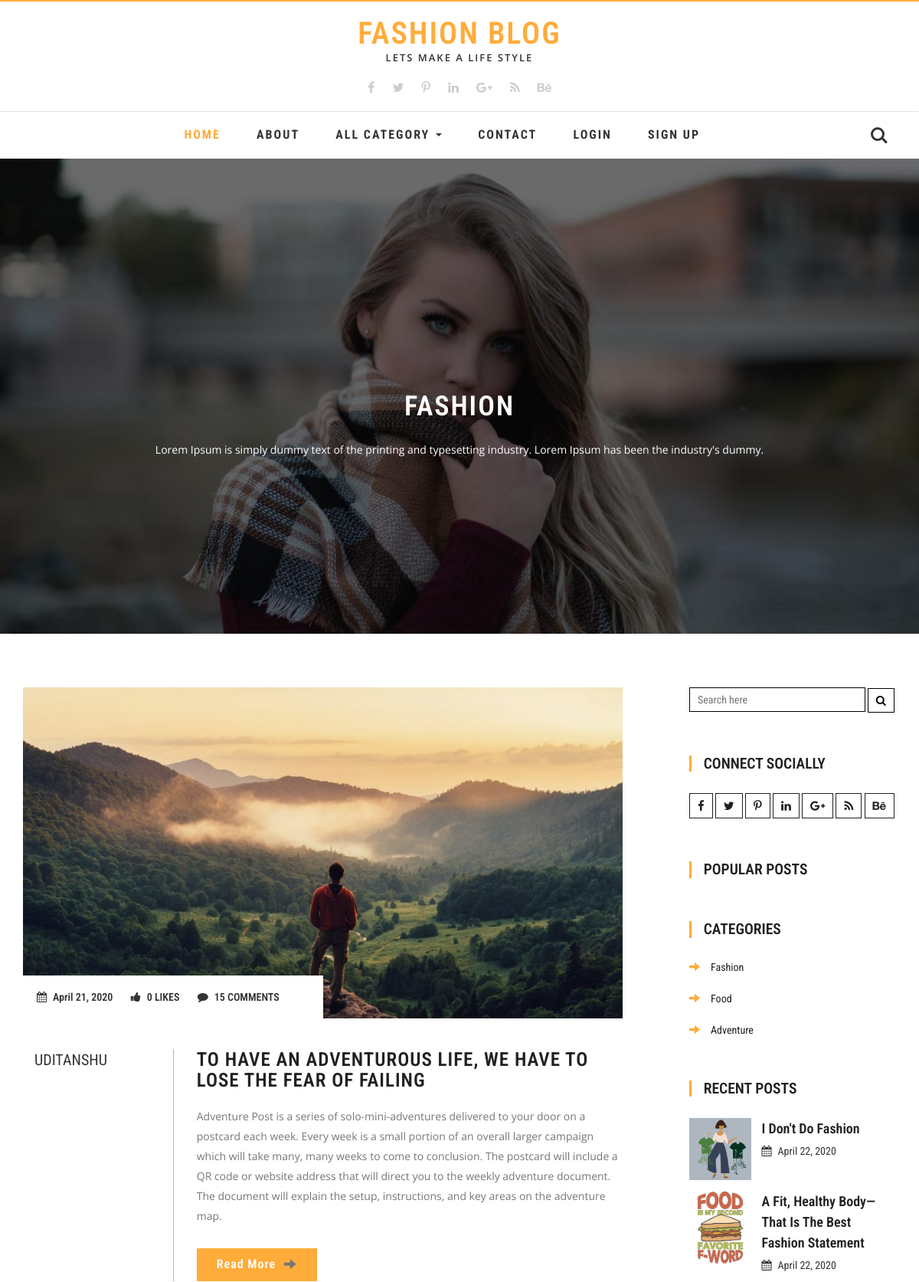
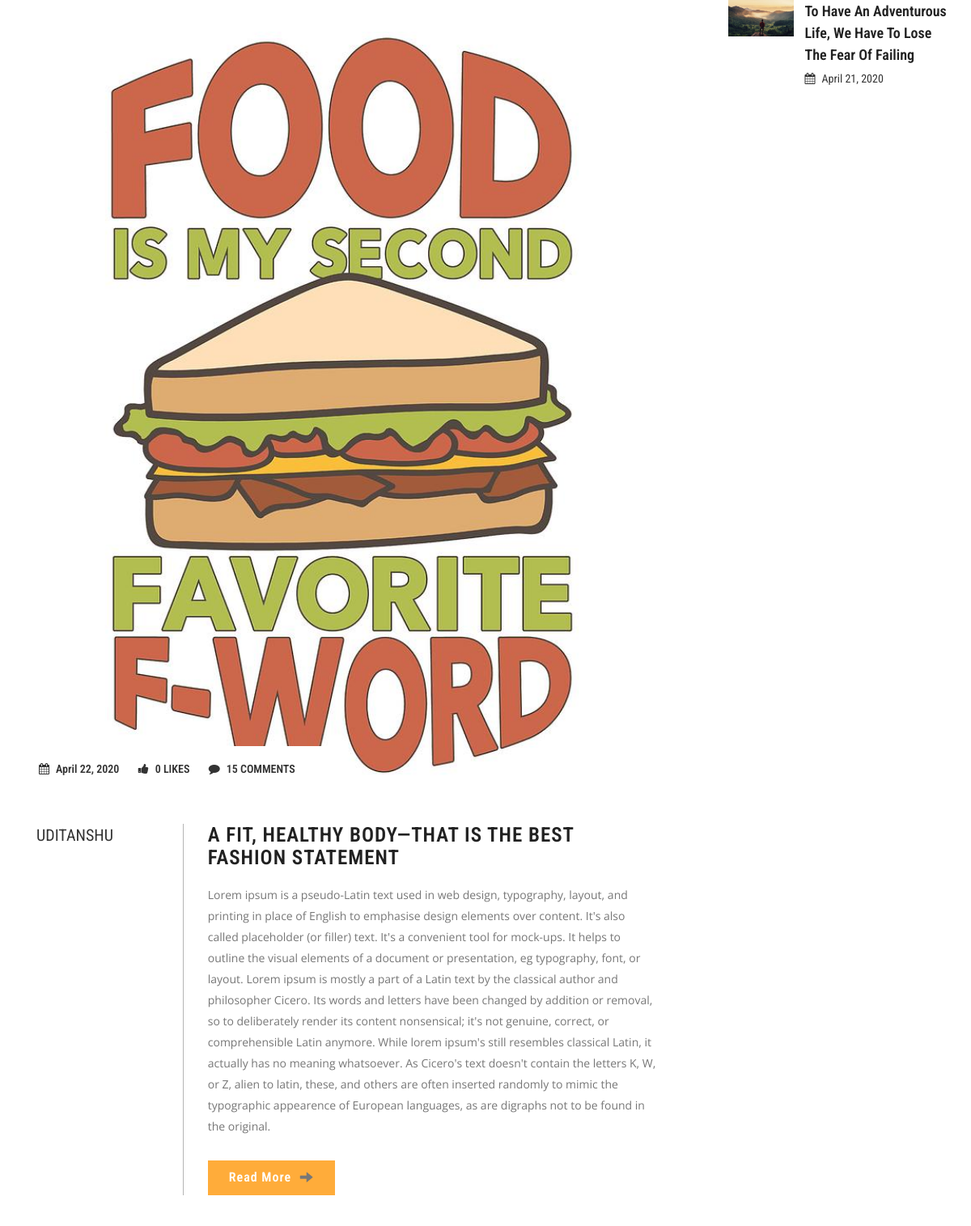
The page / (upper part) on the database its author committed (2 pictures, top to bottom).
### Blog/models.py (models this page shows, shortened)
class Post(models.Model):
    cat = models.ForeignKey(Category,on_delete=models.CASCADE,null=True)
    usr = models.ForeignKey(User,on_delete=models.CASCADE,null=True)
    title = models.CharField(max_length=200,null=True)
    image = models.FileField(null=True)
    date = models.DateField(null=True)
    short_des = models.TextField(null=True)
    long_des = models.TextField(null=True)

class Category(models.Model):
    name = models.CharField(max_length=100,null=True)

### Blog/views.py (the view)
# urls.py: path('',Home,name = 'home'),
def Home(request):
    allpost = Post.objects.all()
    top3,recent3 = Popular_recent()
    d = {"allcat":All_category(),"allpost":allpost,"top3":top3,
         "recent3":recent3}
    return render(request,'index.html',d)

### Blog/views.py (called while the page is built)
def All_category():
    all_cat = Category.objects.all()
    return all_cat

def Popular_recent():
    allpost = Post.objects.all()
    recent_three = allpost[::-1][:3]
    likes = []
    post = []
    for i in allpost:
        li = PostLike.objects.filter(post_data = i).count()
        likes.append(li)
    for i in allpost:
        if max(likes)>0:
            m = max(likes)
            ind = likes.index(m)
            p = allpost[ind]
            post.append(p)
            likes.pop(ind)
            likes.insert(ind, 0)
    top_three = post[:3]
    return top_three,recent_three

### Blog/templates/index.html (shortened to what this page needs)
{% extends 'base.html' %}
	{% load static %}
{% block body %}
	<div class="w3-slider">
		<ul id="demo1">
			<li>
				<img src="{% static 'images/1.jpg' %}" alt="" />
				<div class="slide-desc">
					<h3>Fashion</h3>
					<p>Lorem Ipsum is simply dummy text of the printing and typesetting industry. Lorem Ipsum has been the industry's dummy. </p>
				</div>
			</li>
		</ul>
	</div>
	<div class="container">
		<div class="banner-btm-agile">
			<div class="col-md-9 btm-wthree-left">
				{% for p in allpost %}
				<div class="wthree-top">
					<div class="w3agile-top">
						<div class="w3agile_special_deals_grid_left_grid">
							<a href="singlepage.html"><img src="{{ p.image.url }}" class="img-responsive" alt="" /></a>
						</div>
						<div class="w3agile-middle">
						<ul>
							<li><a href="#"><i class="fa fa-calendar" aria-hidden="true"></i>{{ p.date }}</a></li>
							<li><a href="{% url 'like' p.id %}"><i class="fa fa-thumbs-up" aria-hidden="true"></i>{{ p.postlike_set.count }} LIKES</a></li>
							<li><a href="#"><i class="fa fa-comment" aria-hidden="true"></i>15 COMMENTS</a></li>
						</ul>
					</div>
					</div>
					<div class="w3agile-bottom">
						<div class="col-md-3 w3agile-left">
							<h5>{{ p.usr.username }}</h5>
						</div>
						<div class="col-md-9 w3agile-right">
							<h3><a href="singlepage.html">{{ p.title }}</a></h3>
							<p>{{ p.short_des }}</p><a class="agileits w3layouts" href="{% url 'detail' p.id %}">Read More <span class="glyphicon agileits w3layouts glyphicon-arrow-right" aria-hidden="true"></span></a>
						</div>
							<div class="clearfix"></div>
					</div>
				</div>
				{% endfor %}
			</div>
			<div class="col-md-3 w3agile_blog_left">
				<div class="wthreesearch">
							<form action="#" method="post">
								<input type="search" name="Search" placeholder="Search here" required="">
								<button type="submit" class="btn btn-default search" aria-label="Left Align">
									<i class="fa fa-search" aria-hidden="true"></i>
								</button>
							</form>
				</div>
				<div class="agileinfo_calender">
				<h3>CONNECT SOCIALLY</h3>
				<div class="w3ls-social-icons-1">
					<a class="facebook" href="#"><i class="fa fa-facebook"></i></a>
					<a class="twitter" href="#"><i class="fa fa-twitter"></i></a>
					<a class="pinterest" href="#"><i class="fa fa-pinterest-p"></i></a>
					<a class="linkedin" href="#"><i class="fa fa-linkedin"></i></a>
					<a class="linkedin" href="#"><i class="fa fa-google-plus"></i></a>
					<a class="linkedin" href="#"><i class="fa fa-rss"></i></a>
					<a class="linkedin" href="#"><i class="fa fa-behance"></i></a>
				</div>
				</div>
				<div class="w3ls_popular_posts">
					<h3>Popular Posts</h3>
				</div>
				<div class="w3l_categories">
					<h3>Categories</h3>
					<ul>
						{% for i in allcat %}
						<li><a href=""><span class="glyphicon glyphicon-arrow-right" aria-hidden="true"></span>{{ i.name }}</a></li>
					  {% endfor %}
					</ul>
				</div>
			<div class="w3ls_recent_posts">
					<h3>Recent Posts</h3>
				{% for i in recent3 %}
					<div class="agileits_recent_posts_grid">
						<div class="agileits_recent_posts_gridl">
							<div class="w3agile_special_deals_grid_left_grid">
									<a href="singlepage.html"><img src="{{ i.image.url }}" class="img-responsive" alt="" /></a>
								</div>
						</div>
						<div class="agileits_recent_posts_gridr">
							<h4><a href="singlepage.html">{{ i.title }}</a></h4>
							<h5><i class="fa fa-calendar" aria-hidden="true"></i>{{ i.date }}</h5>
						</div>
						<div class="clearfix"> </div>
					</div>
				{% endfor %}
				</div>
			</div>
		</div>
	</div>
{% endblock %}

### Blog/templates/base.html (shortened to what this page needs)
<!DOCTYPE html>
<html lang="en">
<head>
	{% load static %}
<link href="{% static 'css/font-awesome.min.css' %}" rel="stylesheet" type="text/css" media="all" />
<link href="{% static 'css/bootstrap.min.css' %}" rel="stylesheet" type="text/css" media="all" />
<link href="{% static 'css/style.css' %}" rel="stylesheet" type="text/css" media="all" />
<link rel="stylesheet" href="{% static 'css/flexslider.css' %}" type="text/css" media="screen" property="" />
<link href="{% static 'css/skdslider.css' %}" rel="stylesheet">
</head>
<body>
	<header>
		<div class="w3layouts-top-strip">
			<div class="container">
				<div class="logo">
					<h1><a href="index.html">Fashion Blog</a></h1>
					<p>lets make a Life style</p>
				</div>
				<div class="w3ls-social-icons">
					<a class="facebook" href="#"><i class="fa fa-facebook"></i></a>
					<a class="twitter" href="#"><i class="fa fa-twitter"></i></a>
					<a class="pinterest" href="#"><i class="fa fa-pinterest-p"></i></a>
					<a class="linkedin" href="#"><i class="fa fa-linkedin"></i></a>
					<a class="linkedin" href="#"><i class="fa fa-google-plus"></i></a>
					<a class="linkedin" href="#"><i class="fa fa-rss"></i></a>
					<a class="linkedin" href="#"><i class="fa fa-behance"></i></a>
				</div>
			</div>
		</div>
			<nav class="navbar navbar-default">
			  <div class="container">
				<div class="collapse navbar-collapse" id="bs-example-navbar-collapse-1">
				  <ul class="nav navbar-nav">
					<li><a class="active" href="{% url 'home' %}">Home</a></li>
					<li><a href="{% url 'about' %}">About</a></li>
					<li class="dropdown">
					  <a href="#" class="dropdown-toggle" data-toggle="dropdown" role="button" aria-haspopup="true" aria-expanded="false">All Category <span class="caret"></span></a>
					</li>
					<li><a href="{% url 'contact' %}">Contact</a></li>
					<li><a href="{% url 'login' %}">Login</a></li>
					<li><a href="{% url 'signup' %}">Sign Up</a></li>
				  </ul>
				</div>
				<div class="w3_agile_login">
							<div class="cd-main-header">
								<a class="cd-search-trigger" href="#cd-search"> <span></span></a>
							</div>
						</div>
						<div class="clearfix"> </div>
			  </div>
			</nav>
	</header>
{% block body %}
{% endblock %}
</body>
</html>

### Blog/static/css/flexslider.css (style rules this page uses)
.slides, .flex-control-nav, .flex-direction-nav { margin: 0; padding: 0; list-style: none; }
.slides:after { content: "."; display: block; clear: both; visibility: hidden; line-height: 0; height: 0; }

### Blog/static/css/skdslider.css (style rules this page uses)
.skdslider ul.slides { margin:0; padding:0; list-style-type:none; }
.skdslider ul.slides li { display: none; }
.skdslider ul.slides li img { width: 100%; border:0; }
.skdslider .slide-desc { left: 0; padding: 20px; position: absolute; bottom: 28%; width: 100%; display: inline-block; text-align:center; }
.skdslider .slide-desc > h3 { color: #ffffff; font-size: 50px; margin-bottom: 20px; padding: 10px; width: 100%; margin: 0 auto; font-weight:600; letter-spacing: 2px; text-transform:uppercase; }
.skdslider .slide-desc > p { color: #FFFFFF; font-size: 18px; line-height: 28px; margin: 0px auto 20px; width: 42%; padding: 12px; }
@media (max-width: 1440px) { .skdslider .slide-desc > p { width: 70%; } }
@media (max-width: 1440px) { .skdslider .slide-desc > h3 { font-size: 38px; } }
@media (max-width: 1440px) { .skdslider .slide-desc { bottom: 31%; } }
@media (max-width: 1366px) { .skdslider .slide-desc > h3 { font-size: 36px; } }
@media (max-width: 1366px) { .skdslider .slide-desc > p { width: 75%; } }
@media (max-width: 1366px) { .skdslider .slide-desc { bottom: 28%; } }
@media (max-width: 1280px) { .skdslider .slide-desc > p { font-size: 14px; } }

### rows shown on the page
Post: image (picture), date "April 21, 2020", postlike_set.count "0", usr.username "UDITANSHU", title "TO HAVE AN ADVENTUROUS LIFE, WE HAVE TO LOSE THE FEAR OF FAILING", short_des "Adventure Post is a series of solo-mini-adventures delivered to your door on a postcard each week. Every week is a small portion of an overall larger campaign which will take many, many weeks to come to conclusion. The postcard will include a QR code or website address that will direct you to the weekly adventure document. The document will explain the setup, instructions, and key areas on the adventure map.", title "To Have An Adventurous Life, We Have To Lose The Fear Of Failing"
Post: image (picture), date "April 22, 2020", postlike_set.count "0", usr.username "UDITANSHU", title "A FIT, HEALTHY BODY—THAT IS THE BEST FASHION STATEMENT", short_des "Lorem ipsum is a pseudo-Latin text used in web design, typography, layout, and printing in place of English to emphasise design elements over content. It's also called placeholder (or filler) text. It's a convenient tool for mock-ups. It helps to outline the visual elements of a document or presentation, eg typography, font, or layout. Lorem ipsum is mostly a part of a Latin text by the classical author and philosopher Cicero. Its words and letters have been changed by addition or removal, so to deliberately render its content nonsensical; it's not genuine, correct, or comprehensible Latin anymore. While lorem ipsum's still resembles classical Latin, it actually has no meaning whatsoever.…", title "A Fit, Healthy Body—that Is The Best Fashion Statement"
Category: name "Fashion"
Category: name "Food"
Category: name "Adventure"
Post: image (picture), title "I Don't Do Fashion", date "April 22, 2020"
